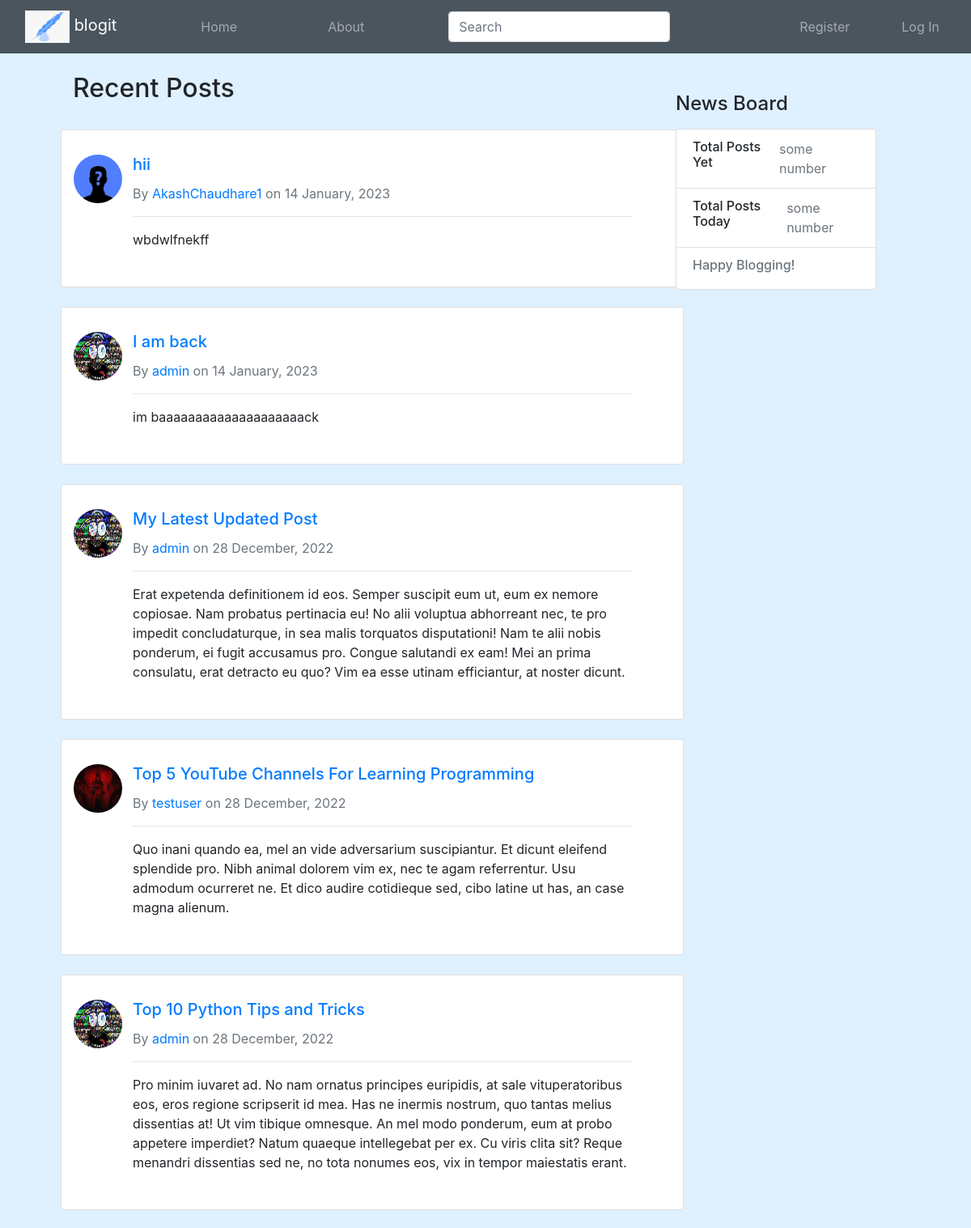
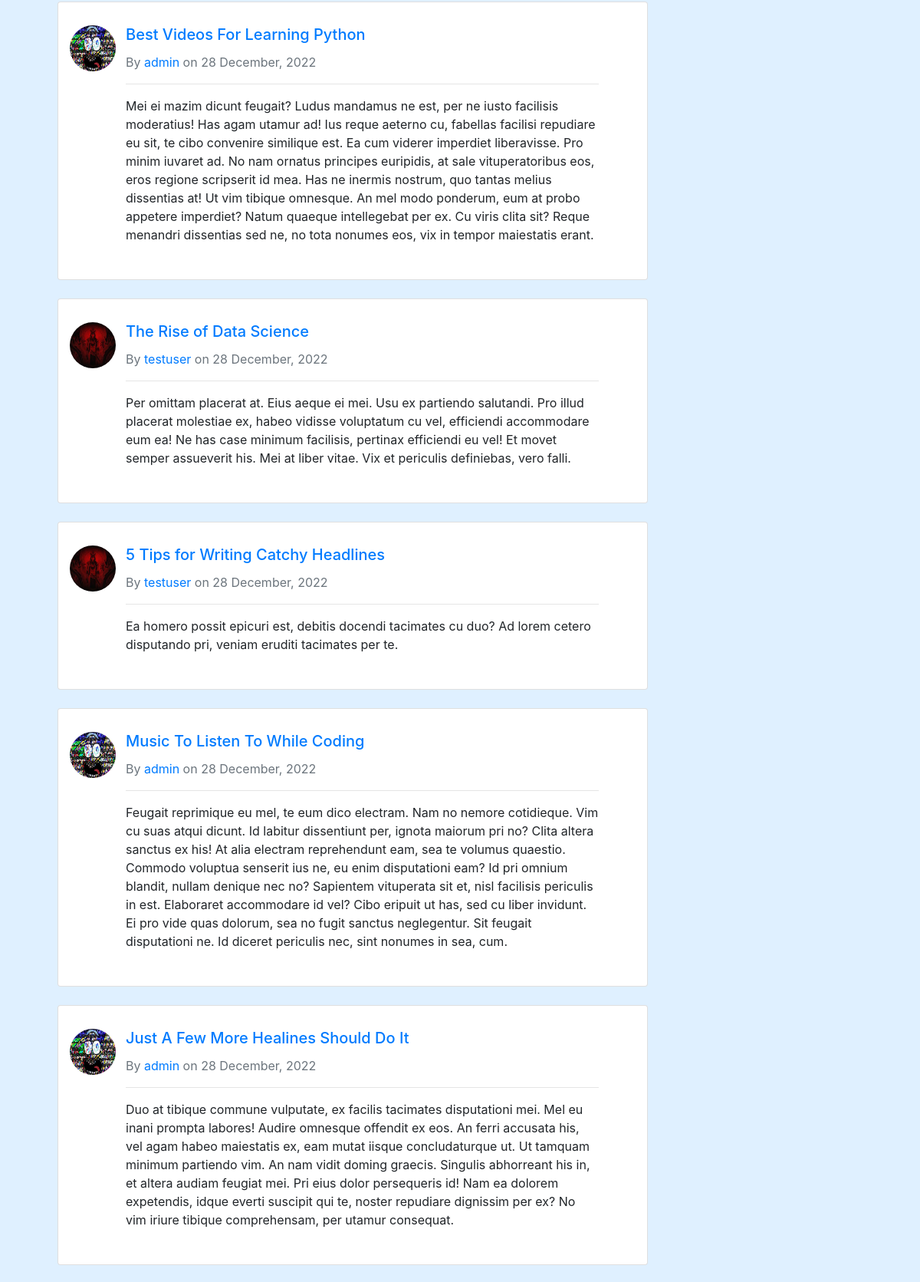
The page / (upper part) on the database its author committed (2 pictures, top to bottom).
### blog/models.py (models this page shows, shortened)
class Post(models.Model):
    title=models.CharField(max_length=100)
    content=models.TextField(max_length=2000)
    date_posted=models.DateTimeField(default=timezone.now)
    author=models.ForeignKey(User,on_delete=models.CASCADE)

### users/models.py (models this page shows, shortened)
class Profile(models.Model):
    user=models.OneToOneField(User, on_delete=models.CASCADE)
    image=models.ImageField(default='default.jpg',upload_to='profile_pics')

### blog/views.py (the view)
# urls.py: path('', PostListView.as_view(), name='blog-home'),
class PostListView(ListView):
    model=Post               #passes on objects to html file,object iterables are referred to as context_object_name
    template_name="blog/home.html"  #should be preferably - app/model_viewtype.html
    context_object_name='posts'   #matches name in html file
    ordering=["-date_posted"]

### blog/templates/blog/home.html
{% extends "blog/base.html" %}
{% block content %}
<div class="container" style="width: 800px;">
    <br>
    <div class="container" style="width: 800px;">
        <h2>Recent Posts</h2>
    </div>
    <br>
    {% for post in posts %}
    <div class="card">
        <div class="row" style="width: 750px;padding: 10px;">
            <div class="card-body" style="width: 10%; float:left">
                <img class="rounded-circle account-img" src="{{ post.author.profile.image.url }}" width="60" height="60">
            </div>
            <div class="card-body" style="width: 90%; float:right">
                <h5 class="card-title"><a href="{% url 'post-detail' post.id %}">{{ post.title }}</a></h5>
                <p class="text-muted">By <a href="{% url 'user-post' post.author.username %}">{{post.author}}</a> on
                    {{post.date_posted | date:"d F, Y"}}</p>
                <hr>
                <p>{{post.content}}</p>
            </div>
        </div>
    </div>
    <br>
    {% endfor %}
</div>
{% endblock content %}

### blog/templates/blog/base.html (shortened to what this page needs)
<!doctype html>
<html lang="en">
{% load static %}
<head>
  <link rel="stylesheet" href="https://cdn.jsdelivr.net/npm/bootstrap@4.3.1/dist/css/bootstrap.min.css"
>
</head>
<body style="background-color: #DFF0FF;">
  <nav class="navbar sticky-top navbar-expand-sm navbar-dark py-2" style="background-color: #4A555E;">
    <div class="container-fluid">
      <a class="navbar-brand mr-5" href="{% url 'blog-home' %}"> <img src={% static '2.png' %} width="55px" height="40px"> blogit</a>
      <div class="collapse navbar-collapse" id="navbarsExample03">
        <ul class="navbar-nav me-auto mb-2 mb-sm-0">
          <li class="nav-item ml-5 mr-5">
            <a class="nav-link" aria-current="page" href="{% url 'blog-home' %}">Home</a>
          </li>
          <li class="nav-item ml-5 mr-5">
            <a class="nav-link" href="{% url 'blog-about' %}">About</a>
          </li>
        </ul>
        <form class="ml-5" role="search">
          <input class="form-control" type="search" placeholder="Search" aria-label="Search">
        </form>
        <ul class="navbar-nav ml-auto mb-2 mb-sm-0">
          {% if user.is_authenticated %}
          <li class="nav-item ml-5">
            <a class="nav-link" href="{% url 'profile' %}">My Profile</a>
          </li>
          <li class="nav-item ml-5">
            <a class="nav-link" href="{% url 'logout' %}">Logout</a>
          </li>
          {% else %}
          <li class="nav-item ml-5">
            <a class="nav-link" href="{% url 'register' %}">Register</a>
          </li>
          <li class="nav-item ml-5">
            <a class="nav-link" href="{% url 'login' %}">Log In</a>
          </li>
          {% endif %}
        </ul>
      </div>
    </div>
  </nav>
  <div class="row g-5">
    <div class="col-md-2 col-lg-3 order-md-last">
      <br><br>
      <div class="container">
        <h4 class="d-flex justify-content-between align-items-center mb-3">
          <span>News Board</span>
        </h4>
        <ul class="list-group mb-3">
          <li class="list-group-item d-flex justify-content-between lh-sm">
            <div>
              <h6 class="my-0">Total Posts Yet</h6>
            </div>
            <span class="text-muted">some number</span>
          </li>
          <li class="list-group-item d-flex justify-content-between lh-sm">
            <div>
              <h6 class="my-0">Total Posts Today</h6>
            </div>
            <span class="text-muted">some number</span>
          </li>
          <li class="list-group-item d-flex justify-content-between lh-sm">
            <div>
              <h6 class="text-muted"> Happy Blogging!</h6>
            </div>
          </li>
        </ul>
      </div>
    </div>
    <div class="col-md-7 col-lg-8">
      <div class="container" style="width: 700px;">
        {% block content %}{% endblock content %}
    </div>
  </div>
</body>
</html>

### rows shown on the page
Post: author.profile.image (placeholder picture), title "hii", author "AkashChaudhare1", date_posted "14 January, 2023", content "wbdwlfnekff"
Post: author.profile.image (picture), title "I am back", author "admin", date_posted "14 January, 2023", content "im baaaaaaaaaaaaaaaaaaaack"
Post: author.profile.image (picture), title "My Latest Updated Post", author "admin", date_posted "28 December, 2022", content "Erat expetenda definitionem id eos. Semper suscipit eum ut, eum ex nemore copiosae. Nam probatus pertinacia eu! No alii voluptua abhorreant nec, te pro impedit concludaturque, in sea malis torquatos disputationi! Nam te alii nobis ponderum, ei fugit accusamus pro. Congue salutandi ex eam! Mei an prima consulatu, erat detracto eu quo? Vim ea esse utinam efficiantur, at noster dicunt."
Post: author.profile.image (picture), title "Top 5 YouTube Channels For Learning Programming", author "testuser", date_posted "28 December, 2022", content "Quo inani quando ea, mel an vide adversarium suscipiantur. Et dicunt eleifend splendide pro. Nibh animal dolorem vim ex, nec te agam referrentur. Usu admodum ocurreret ne. Et dico audire cotidieque sed, cibo latine ut has, an case magna alienum."
Post: author.profile.image (picture), title "Top 10 Python Tips and Tricks", author "admin", date_posted "28 December, 2022", content "Pro minim iuvaret ad. No nam ornatus principes euripidis, at sale vituperatoribus eos, eros regione scripserit id mea. Has ne inermis nostrum, quo tantas melius dissentias at! Ut vim tibique omnesque. An mel modo ponderum, eum at probo appetere imperdiet? Natum quaeque intellegebat per ex. Cu viris clita sit? Reque menandri dissentias sed ne, no tota nonumes eos, vix in tempor maiestatis erant."
Post: author.profile.image (picture), title "Best Videos For Learning Python", author "admin", date_posted "28 December, 2022", content "Mei ei mazim dicunt feugait? Ludus mandamus ne est, per ne iusto facilisis moderatius! Has agam utamur ad! Ius reque aeterno cu, fabellas facilisi repudiare eu sit, te cibo convenire similique est. Ea cum viderer imperdiet liberavisse. Pro minim iuvaret ad. No nam ornatus principes euripidis, at sale vituperatoribus eos, eros regione scripserit id mea. Has ne inermis nostrum, quo tantas melius dissentias at! Ut vim tibique omnesque. An mel modo ponderum, eum at probo appetere imperdiet? Natum quaeque intellegebat per ex. Cu viris clita sit? Reque menandri dissentias sed ne, no tota nonumes eos, vix in tempor maiestatis erant."
Post: author.profile.image (picture), title "The Rise of Data Science", author "testuser", date_posted "28 December, 2022", content "Per omittam placerat at. Eius aeque ei mei. Usu ex partiendo salutandi. Pro illud placerat molestiae ex, habeo vidisse voluptatum cu vel, efficiendi accommodare eum ea! Ne has case minimum facilisis, pertinax efficiendi eu vel! Et movet semper assueverit his. Mei at liber vitae. Vix et periculis definiebas, vero falli."
Post: author.profile.image (picture), title "5 Tips for Writing Catchy Headlines", author "testuser", date_posted "28 December, 2022", content "Ea homero possit epicuri est, debitis docendi tacimates cu duo? Ad lorem cetero disputando pri, veniam eruditi tacimates per te."
Post: author.profile.image (picture), title "Music To Listen To While Coding", author "admin", date_posted "28 December, 2022", content "Feugait reprimique eu mel, te eum dico electram. Nam no nemore cotidieque. Vim cu suas atqui dicunt. Id labitur dissentiunt per, ignota maiorum pri no? Clita altera sanctus ex his! At alia electram reprehendunt eam, sea te volumus quaestio. Commodo voluptua senserit ius ne, eu enim disputationi eam? Id pri omnium blandit, nullam denique nec no? Sapientem vituperata sit et, nisl facilisis periculis in est. Elaboraret accommodare id vel? Cibo eripuit ut has, sed cu liber invidunt. Ei pro vide quas dolorum, sea no fugit sanctus neglegentur. Sit feugait disputationi ne. Id diceret periculis nec, sint nonumes in sea, cum."
Post: author.profile.image (picture), title "Just A Few More Healines Should Do It", author "admin", date_posted "28 December, 2022", content "Duo at tibique commune vulputate, ex facilis tacimates disputationi mei. Mel eu inani prompta labores! Audire omnesque offendit ex eos. An ferri accusata his, vel agam habeo maiestatis ex, eam mutat iisque concludaturque ut. Ut tamquam minimum partiendo vim. An nam vidit doming graecis. Singulis abhorreant his in, et altera audiam feugiat mei. Pri eius dolor persequeris id! Nam ea dolorem expetendis, idque everti suscipit qui te, noster repudiare dignissim per ex? No vim iriure tibique comprehensam, per utamur consequat."
